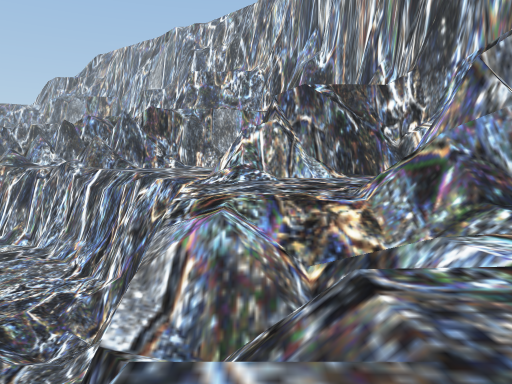
view 1 (above)

19 first-person views from a walk through a scene from a Unity 3-D project. The camera is 1.3 m above the floor, tilts 6° down and sees 70° across. The floor is counted in squares, 2 m on a side. Each view is taken from the middle of a square. On the plan, view 1 faces up. The plan holds only what a view shows up to about 11 squares ahead; the rest is blank. The place goes on beyond the plan.

view 2
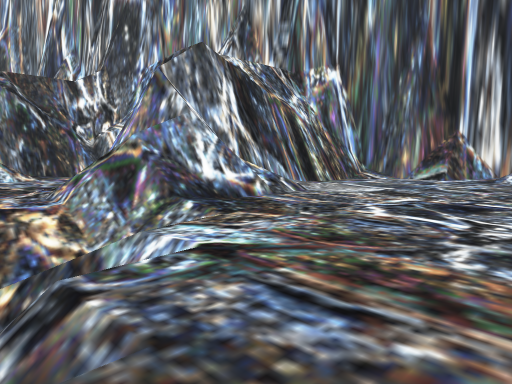

view 3
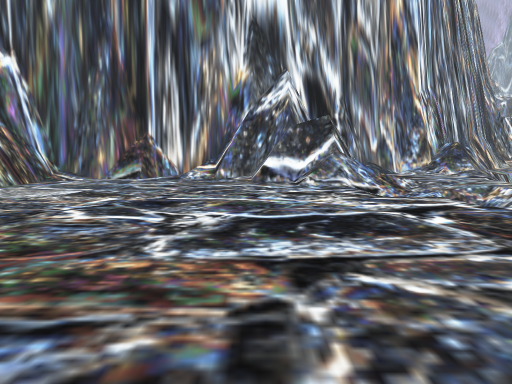

view 4
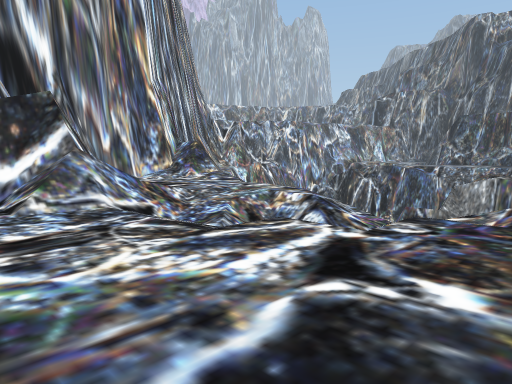

view 5
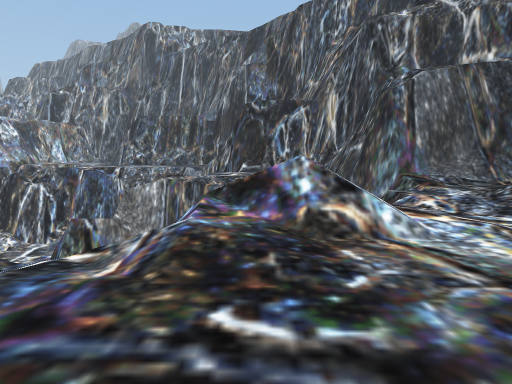

view 6
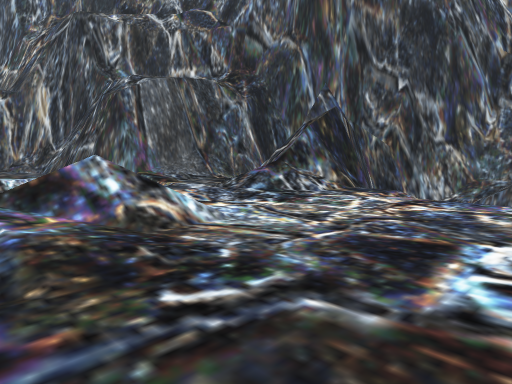

view 7
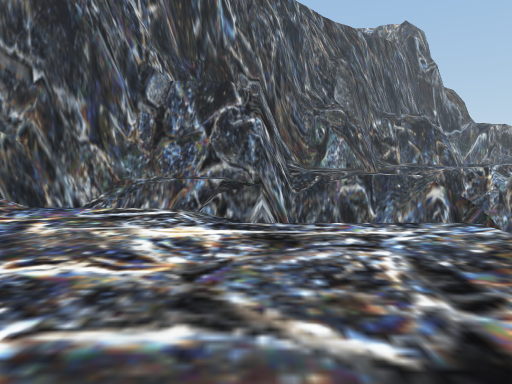

view 8
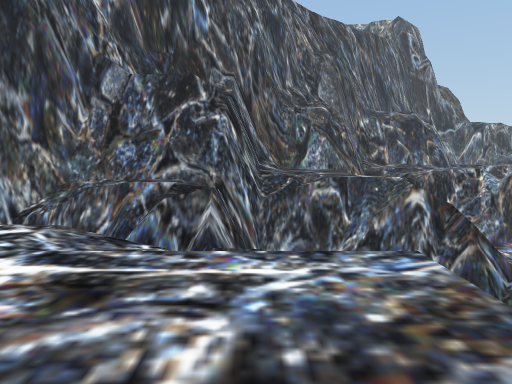

view 9
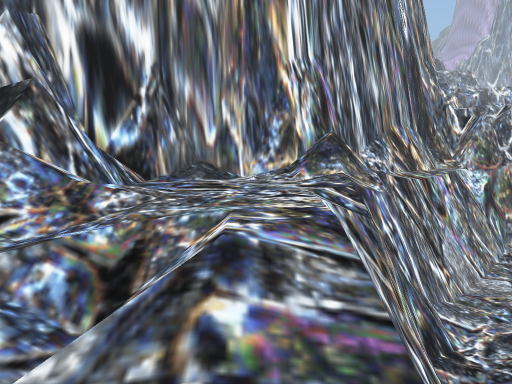

view 10
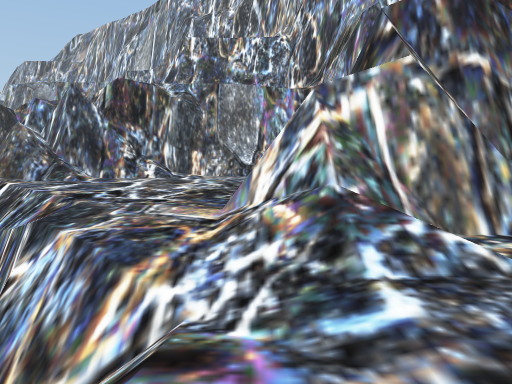

view 11
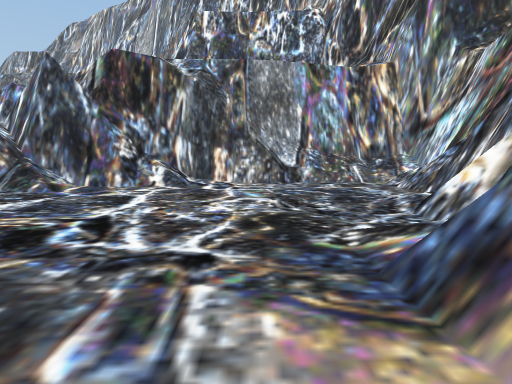

view 12
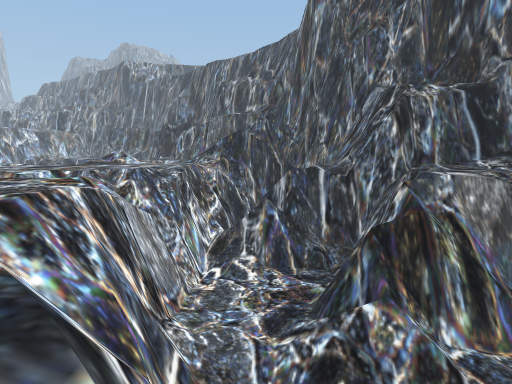

view 13
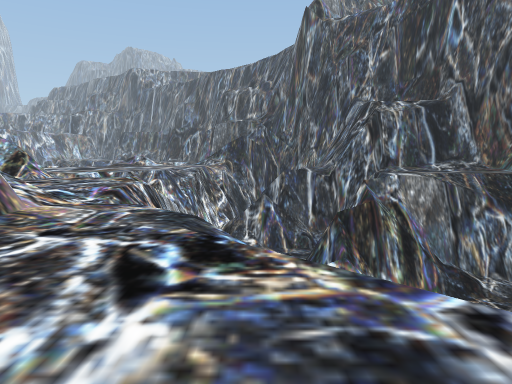

view 14
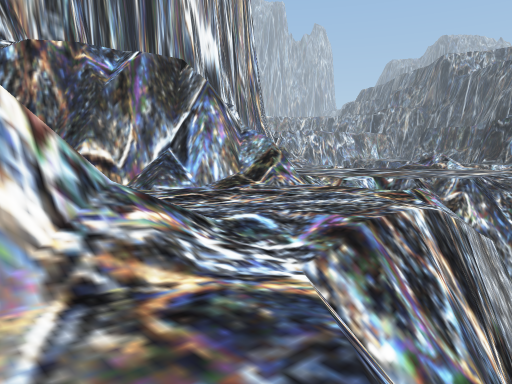

view 15
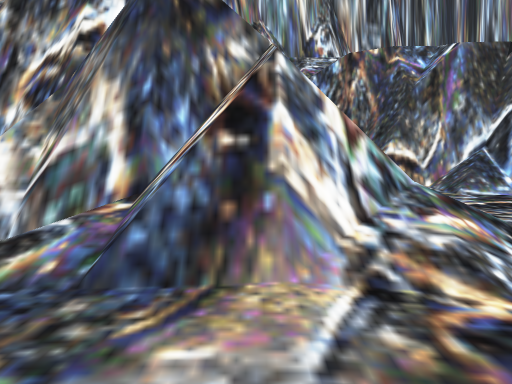

view 16
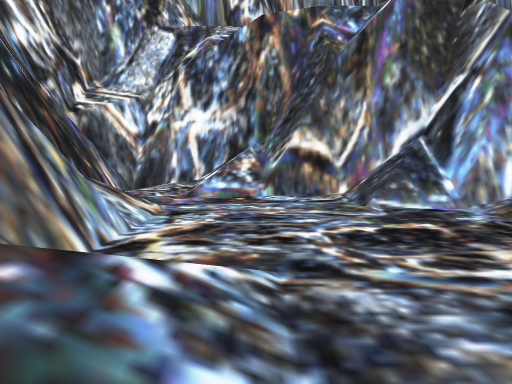

view 17
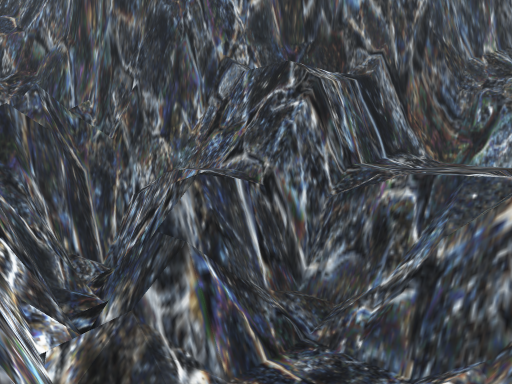

view 18
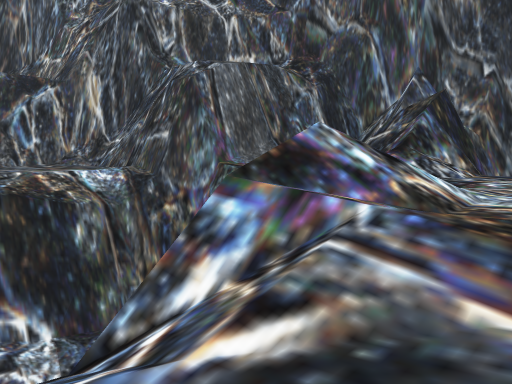

view 19
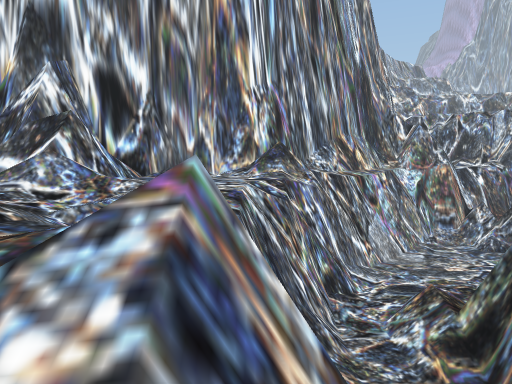

### Floor plan
Key: @ floor where view 1 was taken; # wall or solid block; . main floor; : floor 0.25 m higher than the main floor; - floor 0.25 m lower than the main floor; _ floor 0.5 m lower than the main floor; < floor 0.75 m lower than the main floor; ( floor 1.75 m lower than the main floor; / step, stairs or slope; = window, fence, low wall or low ledge; ^ raised ledge; v drop or lower ground.
Columns run from 10 left of view 1 to 15 right of it. Each row starts with its distance up from view 1.
 19         #####
 18      ####///#
 17   ####/..../#
 16    #/......##
 15    /.......#
 14     /...../#
 13      /....##
 12      v/../##
 11    vvvv..#######
 10    vvvvv./##/.:#
  9    vvvvv=/....##
  8     vvvvv.....##
  7 v vvvvvvv....##
  6 vvvvvvvvv-../##
  5 vvvvvvvvv/..=########
  4 ^^^=vvvvv=/////.....#
  3 ###vvvvvv#= ........##
  2 # #vvvvvvv/=......../#
  1 #^^vvvvvv#..........##
  0 ###vvvvvv/@........##
 -1   #v_vvvv_......../##
 -2   ###(vvv........./####
 -3   ###vvvv......//_/:..##
 -4   ##vvvv/......///..../#
 -5   ##vvvv..../////.....:#
 -6    #vvv##/../vvvvvv/../##
 -7    #####//./    vvvvv/=v#
 -8      # # ..v    vvvvvvv.##
 -9      #  ../v    vvvvvvvv-#
-10      ###//v  vv vvvvvvvvv=
-11        ####vvvvvvvv vvvvvv
-12           #-<<_==   vvvvvv
-13           #    =     vv

Positions as (right, up) in squares from view 1, and headings:
1: (0, 0), facing up
2: (0, 0), facing up-right
3: (0, 0), facing right
4: (3, 0), facing down-right
5: (3, -2), facing down
6: (4, -2), facing down-left
7: (3, -1), facing left
8: (2, 0), facing left
9: (4, -5), facing right
10: (-1, 7), facing up
11: (-2, 10), facing up
12: (-4, 12), facing down
13: (-4, 15), facing down
14: (-3, 11), facing down-right
15: (-3, 11), facing right
16: (-1, 9), facing right
17: (-1, 5), facing down-left
18: (5, -4), facing down-left
19: (1, -6), facing right
